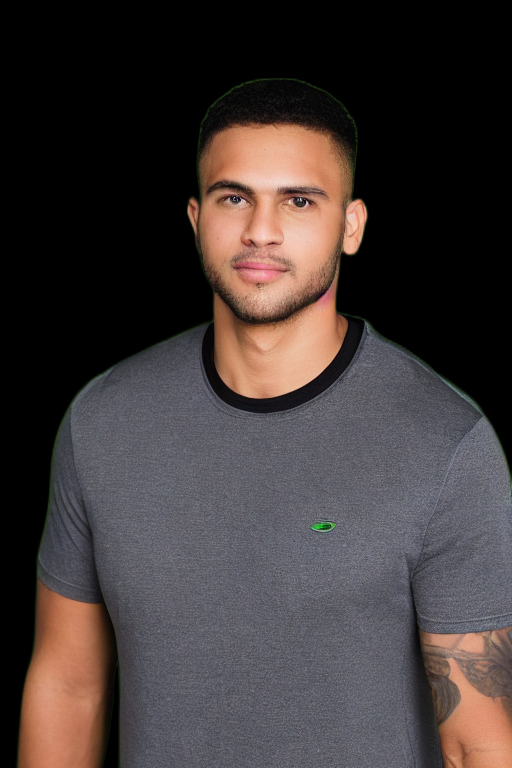
#> input picture src/engine/scenarios/cache/people/person_00.png, 512 x 768 px
$ python -i perception.py   (imports and definitions only)   (older library calls are emulated)
#> lines starting #> are read from the running program, lines starting #| are printed output that depends on the picture; after the words box and inside, x2 and y2 are one past the last pixel; in counts of white or black regions, pixels touching at a corner belong together
#> further down, picture is the input picture: shape (768, 512, 3); mean B, G, R 55.8, 56.5, 65
# Created by Matthew Valancy
# Copyright 2026 Valpatel Software LLC
# Licensed under AGPL-3.0 — see LICENSE for details.
"""Layered perception — cheap OpenCV frame analysis before expensive ML.

L0: Quality gate (sharpness, brightness) — reject blurred/dark frames
L1: Complexity (edge density) — novelty score for interesting areas
L2: Motion (frame diff) — reflex tracking, event trigger

Pure OpenCV/numpy — no ML models, no heavy imports.
"""

from __future__ import annotations

import threading
from dataclasses import dataclass

import cv2
import numpy as np

from engine.nodes.base import Position


@dataclass
class CameraPose:
    """Estimated camera pose from raw position + discovered limits."""

    pan_normalized: float | None    # 0.0 (left limit) to 1.0 (right limit)
    tilt_normalized: float | None   # 0.0 (down limit) to 1.0 (up limit)
    pan_degrees: float | None       # Estimated degrees from center
    tilt_degrees: float | None      # Estimated degrees from center
    pan_raw: float                  # Raw position value (arbitrary units)
    tilt_raw: float                 # Raw position value
    pan_limits: tuple[float, float] | None   # (min, max) if both discovered
    tilt_limits: tuple[float, float] | None
    calibrated: bool                # True when both axes have both limits


class PoseEstimator:
    """Normalize raw PTZ position to 0.0-1.0 and estimate degrees."""

    # [52 lines left out: functions __init__, pose, update, not called in this run]


@dataclass
class FrameMetrics:
    """Results from L0-L2 frame analysis."""

    sharpness: float            # Laplacian variance (>50 sharp, <20 blurred)
    brightness: float           # Mean pixel intensity (0-255)
    complexity: float           # Edge density (0.0-1.0, wall ~0.02, busy ~0.15+)
    motion_score: float         # Fraction of pixels changed (0.0-1.0)
    motion_center: tuple[float, float] | None  # Normalized (cx, cy) of motion
    is_usable: bool             # Quick composite: sharp + bright enough


class FrameAnalyzer:
    """Runs L0-L2 perception in a single analyze() call (~5ms total)."""

    # L0 thresholds
    MIN_SHARPNESS = 25.0
    MIN_BRIGHTNESS = 15.0

    # L2 motion diff threshold (pixel intensity change to count as motion)
    MOTION_THRESH = 30

    def __init__(self) -> None:
        self._prev_gray: np.ndarray | None = None

    def analyze(self, frame: np.ndarray) -> FrameMetrics:
        """Run all L0-L2 analysis on a BGR frame.

        Returns FrameMetrics with sharpness, brightness, complexity,
        motion score, motion centroid, and usability flag.
        """
        gray = cv2.cvtColor(frame, cv2.COLOR_BGR2GRAY)
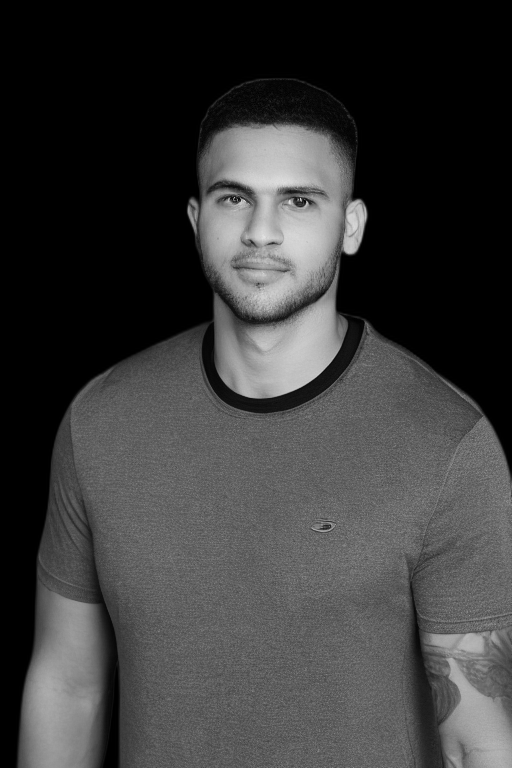
#> gray: shape (768, 512); min 0, max 227, mean 59

        # L0: Quality — sharpness (Laplacian variance) + brightness
        sharpness = float(cv2.Laplacian(gray, cv2.CV_64F).var())
#> sharpness = 448.5
        brightness = float(np.mean(gray))
#> brightness = 58.97

        # L1: Complexity — Canny edge pixel ratio
        edges = cv2.Canny(gray, 50, 150)
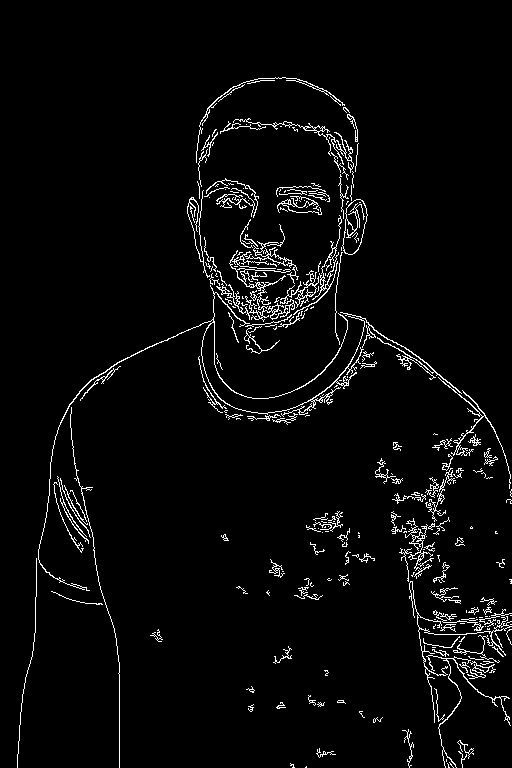
#> edges: shape (768, 512); 3.5% white in thin lines or dots, all inside (x1, y1, x2, y2) = (17, 77, 512, 768)
        complexity = float(np.count_nonzero(edges)) / edges.size
#> complexity = 0.0354

        # L2: Motion — absdiff against previous frame
        motion_score = 0.0
        motion_center: tuple[float, float] | None = None

        if self._prev_gray is not None and self._prev_gray.shape == gray.shape:
            diff = cv2.absdiff(gray, self._prev_gray)
            _, motion_mask = cv2.threshold(diff, self.MOTION_THRESH, 255, cv2.THRESH_BINARY)
            motion_pixels = np.count_nonzero(motion_mask)
            motion_score = motion_pixels / motion_mask.size

            if motion_pixels > 0:
                ys, xs = np.nonzero(motion_mask)
                h, w = gray.shape
                cx = float(np.mean(xs)) / w
                cy = float(np.mean(ys)) / h
                motion_center = (cx, cy)

        self._prev_gray = gray

        is_usable = sharpness >= self.MIN_SHARPNESS and brightness >= self.MIN_BRIGHTNESS
#> is_usable = True

        return FrameMetrics(
            sharpness=sharpness,
            brightness=brightness,
            complexity=complexity,
            motion_score=motion_score,
            motion_center=motion_center,
            is_usable=is_usable,
        )

>>> import cv2
>>> picture = cv2.imread('../scenarios/cache/people/person_00.png')
>>> result = FrameAnalyzer().analyze(picture)

$ run again, on src/engine/scenarios/cache/people/person_01.png
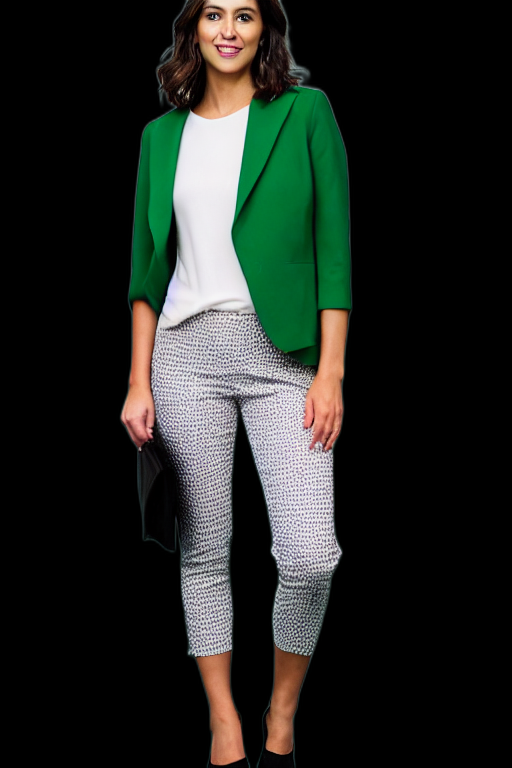
#> input picture src/engine/scenarios/cache/people/person_01.png, 512 x 768 px
#> picture is the input picture: shape (768, 512, 3); mean B, G, R 34.2, 39.1, 34.5
#> in analyze, `gray = cv2.cvtColor(frame, cv2.COLOR_BGR2GRAY)`:
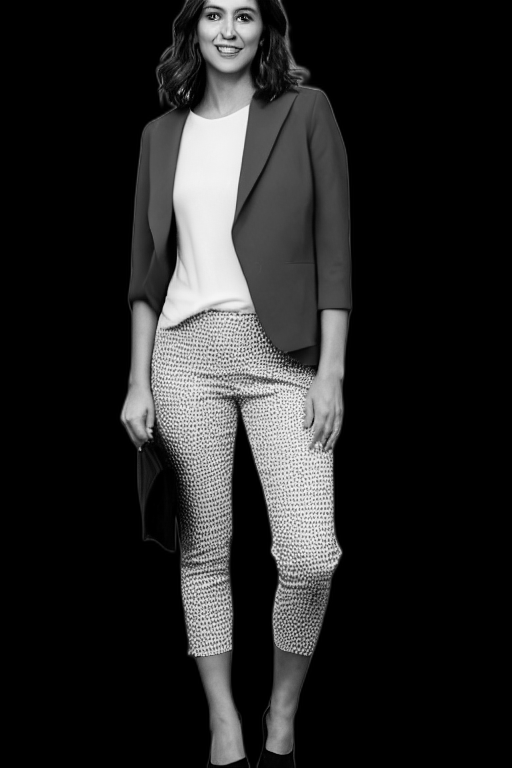
#> gray: shape (768, 512); min 0, max 251, mean 37.2
#> sharpness = 1295.6
#> brightness = 37.18
#> in analyze, `edges = cv2.Canny(gray, 50, 150)`:
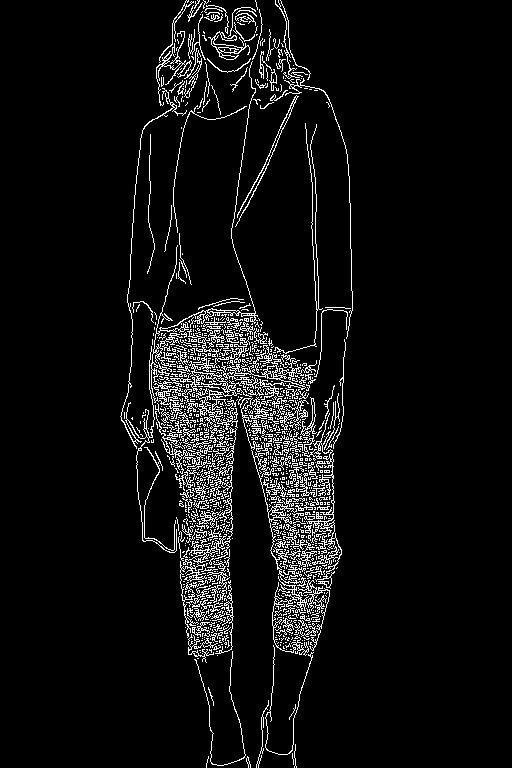
#> edges: shape (768, 512); 6.2% white in thin lines or dots, all inside (x1, y1, x2, y2) = (120, 0, 353, 768)
#> complexity = 0.0621
#> is_usable = True

$ run again, on src/engine/scenarios/cache/people/person_02.png
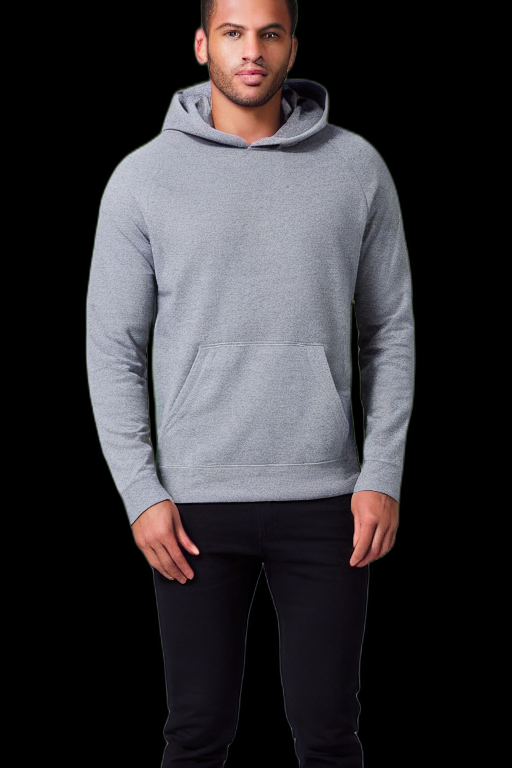
#> input picture src/engine/scenarios/cache/people/person_02.png, 512 x 768 px
#> picture is the input picture: shape (768, 512, 3); mean B, G, R 53.5, 50.2, 52.4
#> in analyze, `gray = cv2.cvtColor(frame, cv2.COLOR_BGR2GRAY)`:
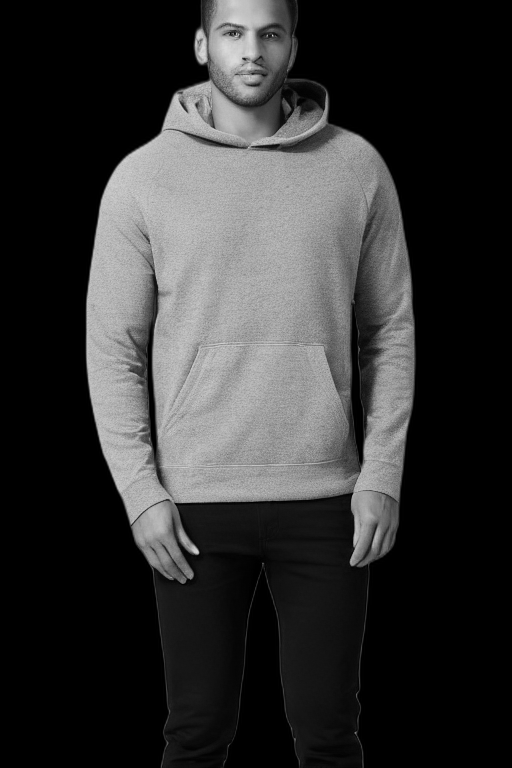
#> gray: shape (768, 512); min 0, max 220, mean 51.2
#> sharpness = 376.9
#> brightness = 51.2
#> in analyze, `edges = cv2.Canny(gray, 50, 150)`:
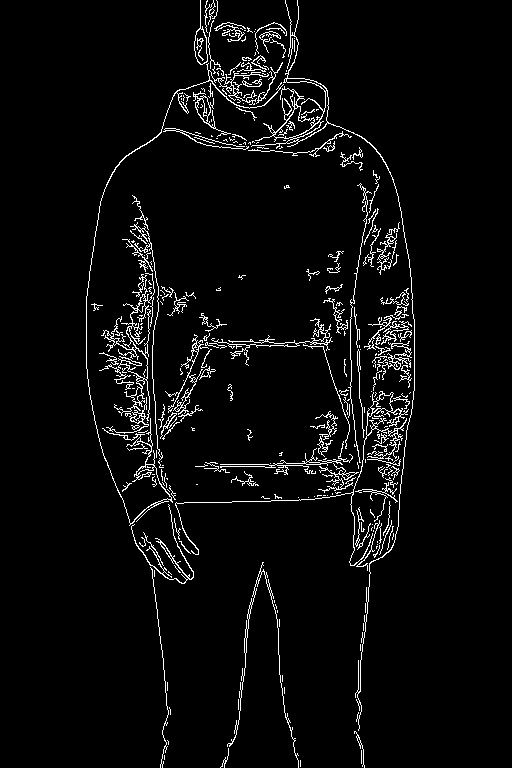
#> edges: shape (768, 512); 4.2% white in thin lines or dots, all inside (x1, y1, x2, y2) = (86, 0, 415, 768)
#> complexity = 0.0415
#> is_usable = True

$ run again, on src/engine/scenarios/cache/people/person_03.png
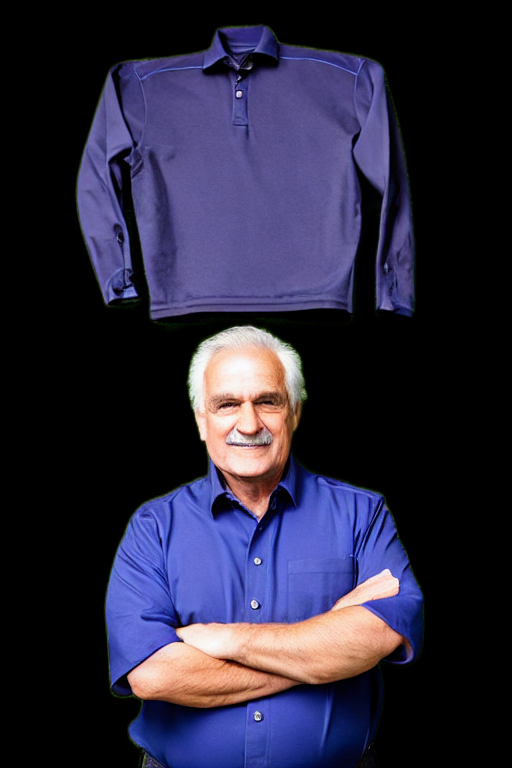
#> input picture src/engine/scenarios/cache/people/person_03.png, 512 x 768 px
#> picture is the input picture: shape (768, 512, 3); mean B, G, R 61.9, 39.8, 43
#> in analyze, `gray = cv2.cvtColor(frame, cv2.COLOR_BGR2GRAY)`:
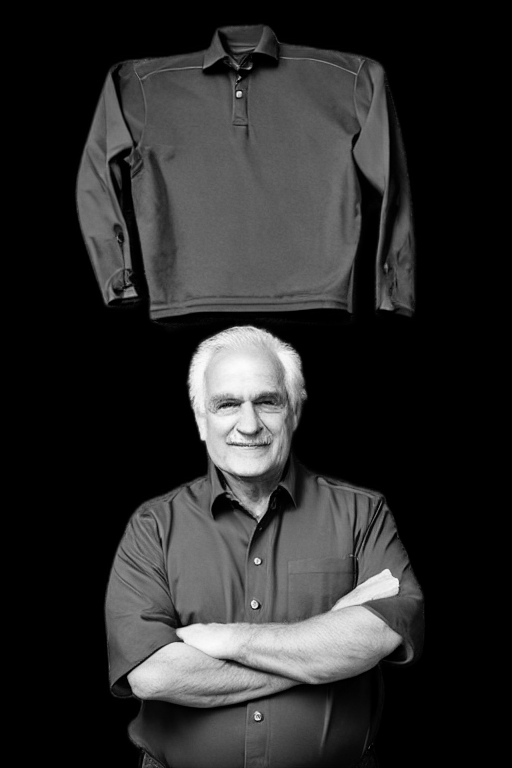
#> gray: shape (768, 512); min 0, max 251, mean 43.3
#> sharpness = 187
#> brightness = 43.3
#> in analyze, `edges = cv2.Canny(gray, 50, 150)`:
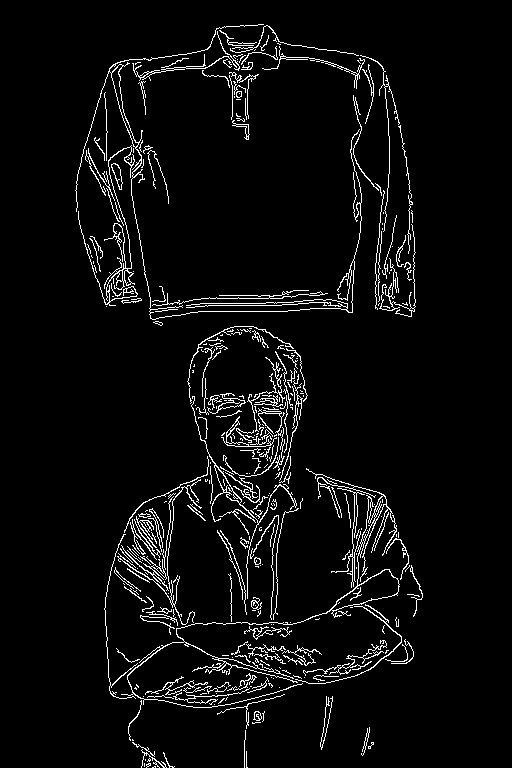
#> edges: shape (768, 512); 4.6% white in thin lines or dots, all inside (x1, y1, x2, y2) = (75, 24, 423, 768)
#> complexity = 0.0461
#> is_usable = True
